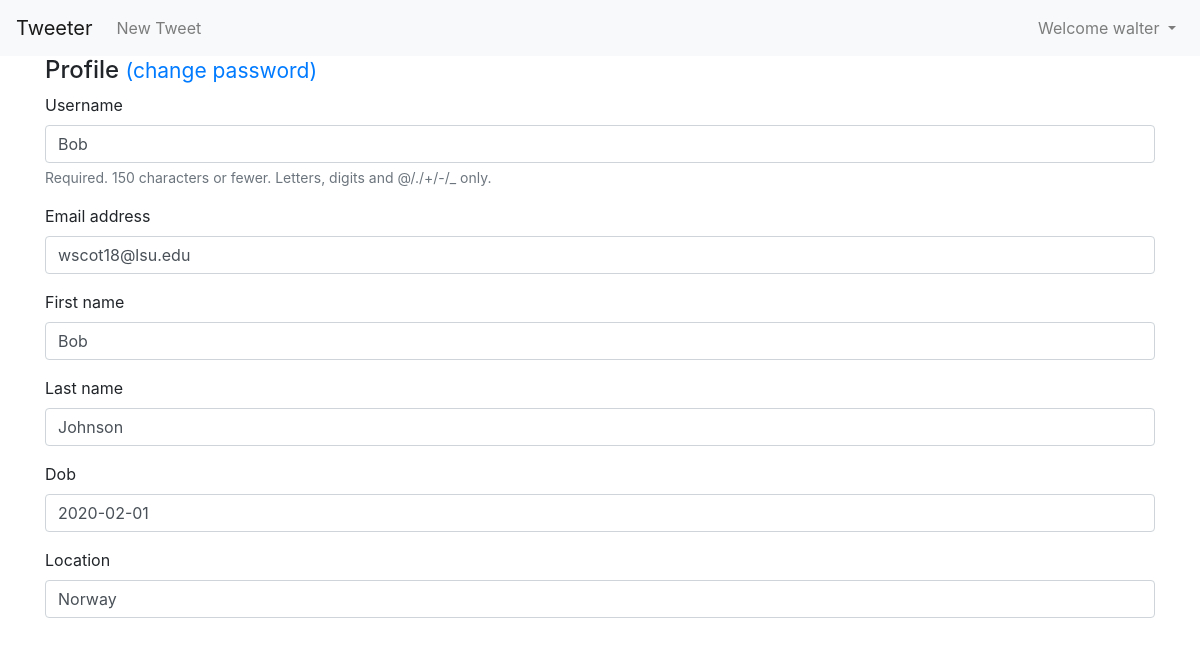
The page /users/2/update/ (signed in) on the database its author committed.
### users/models.py (models this page shows, shortened)
class CustomUser(AbstractUser):
    gender = models.CharField(max_length=255, blank=True, null=True)
    dob = models.DateField(null=True, blank=True)
    location = models.CharField(max_length=255, blank=True, null=True)

### users/views.py (the view)
# urls.py: path('<int:pk>/update/', UserUpdateView.as_view(), name='update_user'),
class UserUpdateView(SuccessMessageMixin, generic.UpdateView): # new
    form_class = CustomUserChangeForm
    success_url = reverse_lazy('home')
    template_name = 'update.html'
    success_message = 'User profile updated.' # new
    def get_queryset(self):
        user = self.request.user
        if user.is_superuser:
            return CustomUser.objects.all()
        else:
            return CustomUser.objects.filter(id=user.id)

### users/forms.py
class CustomUserChangeForm(UserChangeForm):
    password = None
    class Meta:
        model = CustomUser
        fields = ['username','email', 'first_name', 'last_name', 'dob', 'location' ]
        widgets = { 'dob': DatePickerInput() }

### users/templates/update.html (shortened to what this page needs)
{% extends 'base.html' %}
{% load bootstrap4 %}
{% block content %}
  <h4>
    Profile
    <small><a href="{% url 'change_password' %}">(change password)</a></small>
  </h4>
  <form method="post">{% csrf_token %}
    {% bootstrap_form form %}
  </form>
{% endblock content %}

### templates/base.html (shortened to what this page needs)
{% load bootstrap4 %}
<html>
<head>
{% bootstrap_css %}
</head>
<body>
  <nav class="navbar navbar-expand-lg navbar-light bg-light">
    <a class="navbar-brand" href="{% url 'home' %}">Tweeter</a>
    <div class="collapse navbar-collapse" id="navbarSupportedContent">
      <ul class="navbar-nav mr-auto">
        {% if user.is_authenticated %}
          <li class="nav-item">
            <a class="nav-link" href="{% url 'tweet_new' %}">New Tweet</a>
          </li>
        {% endif %}
      </ul>
      <ul class="navbar-nav ml-auto">
        {% if user.is_authenticated %}
          <li class="nav-item dropdown">
            <a class="nav-link dropdown-toggle" href="#" id="navbarDropdownMenuLink"
            data-toggle="dropdown" aria-haspopup="true"
            aria-expanded="false">
              Welcome {{ user.username }}
            </a>
          </li>
        {% endif %}
      </ul>
    </div>
  </nav>
  <div class="container">
      {% block content %}(no content){% endblock %}
  </div>
</body>
</html>

### rows shown on the page
CustomUser: username "walter"
CustomUser: username "Bob", email "wscot18@lsu.edu", first_name "Bob", last_name "Johnson", dob "2020-02-01", location "Norway"
